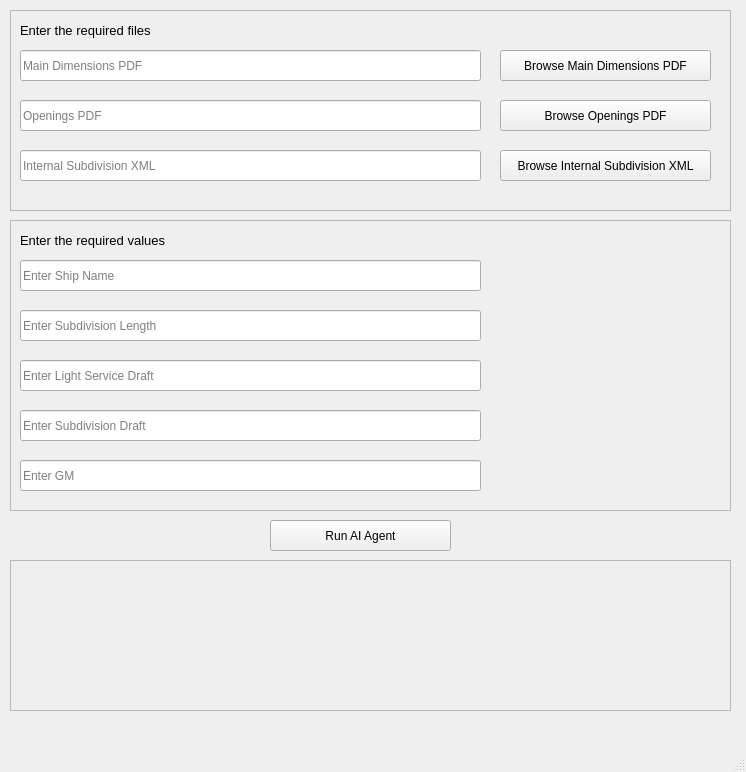
<?xml version="1.0" encoding="UTF-8"?>
<ui version="4.0">
 <class>MainWindow</class>
 <widget class="QMainWindow" name="MainWindow">
  <property name="geometry">
   <rect>
    <x>0</x>
    <y>0</y>
    <width>746</width>
    <height>772</height>
   </rect>
  </property>
  <property name="windowTitle">
   <string>MainWindow</string>
  </property>
  <widget class="QWidget" name="centralwidget">
   <widget class="QPushButton" name="runBtn">
    <property name="geometry">
     <rect>
      <x>270</x>
      <y>520</y>
      <width>181</width>
      <height>31</height>
     </rect>
    </property>
    <property name="text">
     <string>Run AI Agent</string>
    </property>
   </widget>
   <widget class="QFrame" name="filesFrame">
    <property name="geometry">
     <rect>
      <x>10</x>
      <y>10</y>
      <width>721</width>
      <height>201</height>
     </rect>
    </property>
    <property name="frameShape">
     <enum>QFrame::StyledPanel</enum>
    </property>
    <property name="frameShadow">
     <enum>QFrame::Raised</enum>
    </property>
    <widget class="QLineEdit" name="mainDimsLineEdit">
     <property name="geometry">
      <rect>
       <x>10</x>
       <y>40</y>
       <width>461</width>
       <height>31</height>
      </rect>
     </property>
     <property name="readOnly">
      <bool>true</bool>
     </property>
     <property name="placeholderText">
      <string>Main Dimensions PDF</string>
     </property>
     <property name="clearButtonEnabled">
      <bool>false</bool>
     </property>
    </widget>
    <widget class="QLineEdit" name="openingsLineEdit">
     <property name="geometry">
      <rect>
       <x>10</x>
       <y>90</y>
       <width>461</width>
       <height>31</height>
      </rect>
     </property>
     <property name="readOnly">
      <bool>true</bool>
     </property>
     <property name="placeholderText">
      <string>Openings PDF</string>
     </property>
     <property name="clearButtonEnabled">
      <bool>false</bool>
     </property>
    </widget>
    <widget class="QLineEdit" name="internalSubdivLineEdit">
     <property name="geometry">
      <rect>
       <x>10</x>
       <y>140</y>
       <width>461</width>
       <height>31</height>
      </rect>
     </property>
     <property name="readOnly">
      <bool>true</bool>
     </property>
     <property name="placeholderText">
      <string>Internal Subdivision XML</string>
     </property>
     <property name="clearButtonEnabled">
      <bool>false</bool>
     </property>
    </widget>
    <widget class="QPushButton" name="mainDimsBtn">
     <property name="geometry">
      <rect>
       <x>490</x>
       <y>40</y>
       <width>211</width>
       <height>31</height>
      </rect>
     </property>
     <property name="text">
      <string>Browse Main Dimensions PDF</string>
     </property>
    </widget>
    <widget class="QPushButton" name="openingsBtn">
     <property name="geometry">
      <rect>
       <x>490</x>
       <y>90</y>
       <width>211</width>
       <height>31</height>
      </rect>
     </property>
     <property name="text">
      <string>Browse Openings PDF</string>
     </property>
    </widget>
    <widget class="QPushButton" name="internalSubdivBtn">
     <property name="geometry">
      <rect>
       <x>490</x>
       <y>140</y>
       <width>211</width>
       <height>31</height>
      </rect>
     </property>
     <property name="text">
      <string>Browse Internal Subdivision XML</string>
     </property>
    </widget>
    <widget class="QLabel" name="label">
     <property name="geometry">
      <rect>
       <x>10</x>
       <y>0</y>
       <width>171</width>
       <height>41</height>
      </rect>
     </property>
     <property name="font">
      <font>
       <pointsize>10</pointsize>
      </font>
     </property>
     <property name="text">
      <string>Enter the required files</string>
     </property>
    </widget>
   </widget>
   <widget class="QFrame" name="valuesFrame">
    <property name="geometry">
     <rect>
      <x>10</x>
      <y>220</y>
      <width>721</width>
      <height>291</height>
     </rect>
    </property>
    <property name="frameShape">
     <enum>QFrame::StyledPanel</enum>
    </property>
    <property name="frameShadow">
     <enum>QFrame::Raised</enum>
    </property>
    <widget class="QLineEdit" name="subdivLenLineEdit">
     <property name="geometry">
      <rect>
       <x>10</x>
       <y>90</y>
       <width>461</width>
       <height>31</height>
      </rect>
     </property>
     <property name="readOnly">
      <bool>false</bool>
     </property>
     <property name="placeholderText">
      <string>Enter Subdivision Length</string>
     </property>
     <property name="clearButtonEnabled">
      <bool>true</bool>
     </property>
    </widget>
    <widget class="QLineEdit" name="gmLineEdit">
     <property name="geometry">
      <rect>
       <x>10</x>
       <y>240</y>
       <width>461</width>
       <height>31</height>
      </rect>
     </property>
     <property name="readOnly">
      <bool>false</bool>
     </property>
     <property name="placeholderText">
      <string>Enter GM</string>
     </property>
     <property name="clearButtonEnabled">
      <bool>true</bool>
     </property>
    </widget>
    <widget class="QLineEdit" name="subdivDraftLineEdit">
     <property name="geometry">
      <rect>
       <x>10</x>
       <y>190</y>
       <width>461</width>
       <height>31</height>
      </rect>
     </property>
     <property name="readOnly">
      <bool>false</bool>
     </property>
     <property name="placeholderText">
      <string>Enter Subdivision Draft</string>
     </property>
     <property name="clearButtonEnabled">
      <bool>true</bool>
     </property>
    </widget>
    <widget class="QLineEdit" name="lightServiceDraftLineEdit">
     <property name="geometry">
      <rect>
       <x>10</x>
       <y>140</y>
       <width>461</width>
       <height>31</height>
      </rect>
     </property>
     <property name="readOnly">
      <bool>false</bool>
     </property>
     <property name="placeholderText">
      <string>Enter Light Service Draft</string>
     </property>
     <property name="clearButtonEnabled">
      <bool>true</bool>
     </property>
    </widget>
    <widget class="QLabel" name="label_2">
     <property name="geometry">
      <rect>
       <x>10</x>
       <y>0</y>
       <width>211</width>
       <height>41</height>
      </rect>
     </property>
     <property name="font">
      <font>
       <pointsize>10</pointsize>
      </font>
     </property>
     <property name="text">
      <string>Enter the required values</string>
     </property>
    </widget>
    <widget class="QLineEdit" name="shipNameLineEdit">
     <property name="geometry">
      <rect>
       <x>10</x>
       <y>40</y>
       <width>461</width>
       <height>31</height>
      </rect>
     </property>
     <property name="readOnly">
      <bool>false</bool>
     </property>
     <property name="placeholderText">
      <string>Enter Ship Name</string>
     </property>
     <property name="clearButtonEnabled">
      <bool>true</bool>
     </property>
    </widget>
   </widget>
   <widget class="QFrame" name="resultsFrame">
    <property name="geometry">
     <rect>
      <x>10</x>
      <y>560</y>
      <width>721</width>
      <height>151</height>
     </rect>
    </property>
    <property name="frameShape">
     <enum>QFrame::StyledPanel</enum>
    </property>
    <property name="frameShadow">
     <enum>QFrame::Raised</enum>
    </property>
   </widget>
  </widget>
  <widget class="QMenuBar" name="menubar">
   <property name="geometry">
    <rect>
     <x>0</x>
     <y>0</y>
     <width>746</width>
     <height>26</height>
    </rect>
   </property>
  </widget>
  <widget class="QStatusBar" name="statusbar"/>
 </widget>
 <resources/>
 <connections/>
</ui>
